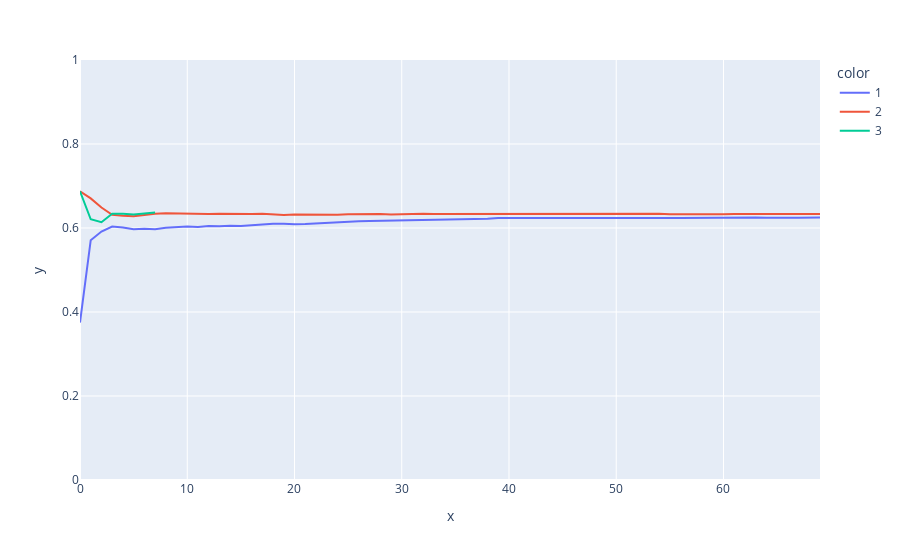

The cell this chart's notebook holds for it:
### Code cell
get_figure(
    data,
    'accuracy',
    'train'
)

### Figure 1 — Plotly figure (JSON) as saved in the notebook; plotly's stock layout.template omitted (floating-point values rounded to 4 significant figures)
{"data": [{"hovertemplate": "color=1<br>x=%{x}<br>y=%{y}<extra></extra>", "legendgroup": "1", "line": {"color": "#636efa", "dash": "solid"}, "marker": {"symbol": "circle"}, "mode": "lines", "name": "1", "orientation": "v", "showlegend": true, "type": "scatter", "x": [0, 1, 2, 3, 4, 5, 6, 7, 8, 9, 10, 11, 12, 13, 14, 15, 16, 17, 18, 19, 20, 21, 22, 23, 24, 25, 26, 27, 28, 29, 30, 31, 32, 33, 34, 35, 36, 37, 38, 39, 40, 41, 42, 43, 44, 45, 46, 47, 48, 49, 50, 51, 52, 53, 54, 55, 56, 57, 58, 59, 60, 61, 62, 63, 64, 65, 66, 67, 68, 69, 69], "xaxis": "x", "y": [0.375, 0.571, 0.5915, 0.6033, 0.6014, 0.5968, 0.5984, 0.5973, 0.6003, 0.6023, 0.6035, 0.6023, 0.6046, 0.6042, 0.6055, 0.6048, 0.6072, 0.6086, 0.6104, 0.6102, 0.609, 0.6097, 0.6109, 0.6134, 0.6146, 0.6146, 0.616, 0.6165, 0.6169, 0.6169, 0.6174, 0.618, 0.6191, 0.6196, 0.6198, 0.62, 0.621, 0.6215, 0.6219, 0.6235, 0.6234, 0.6231, 0.6236, 0.6245, 0.6244, 0.6242, 0.6241, 0.6242, 0.624, 0.6239, 0.6239, 0.6233, 0.6237, 0.6234, 0.6234, 0.6237, 0.6239, 0.6242, 0.6247, 0.6249, 0.6249, 0.625, 0.625, 0.6252, 0.6246, 0.6239, 0.6244, 0.6245, 0.6248, 0.625, 0.6244], "yaxis": "y"}, {"hovertemplate": "color=2<br>x=%{x}<br>y=%{y}<extra></extra>", "legendgroup": "2", "line": {"color": "#EF553B", "dash": "solid"}, "marker": {"symbol": "circle"}, "mode": "lines", "name": "2", "orientation": "v", "showlegend": true, "type": "scatter", "x": [0, 1, 2, 3, 4, 5, 6, 7, 8, 9, 10, 11, 12, 13, 14, 15, 16, 17, 18, 19, 20, 21, 22, 23, 24, 25, 26, 27, 28, 29, 30, 31, 32, 33, 34, 35, 36, 37, 38, 39, 40, 41, 42, 43, 44, 45, 46, 47, 48, 49, 50, 51, 52, 53, 54, 55, 56, 57, 58, 59, 60, 61, 62, 63, 64, 65, 66, 67, 68, 69, 69], "xaxis": "x", "y": [0.6875, 0.6705, 0.6488, 0.6316, 0.6292, 0.6281, 0.6309, 0.634, 0.6352, 0.6346, 0.6357, 0.6346, 0.6335, 0.6341, 0.6335, 0.6326, 0.6333, 0.6338, 0.6329, 0.6312, 0.6322, 0.6319, 0.6324, 0.6323, 0.6313, 0.633, 0.6334, 0.6321, 0.6331, 0.6323, 0.6333, 0.6342, 0.6339, 0.6334, 0.6334, 0.6345, 0.6345, 0.6347, 0.6341, 0.634, 0.634, 0.6333, 0.6339, 0.6339, 0.6339, 0.6339, 0.6334, 0.6337, 0.6335, 0.6334, 0.6336, 0.6342, 0.6335, 0.6337, 0.6339, 0.6329, 0.6326, 0.6325, 0.6326, 0.633, 0.633, 0.6331, 0.6332, 0.6335, 0.633, 0.6328, 0.6325, 0.6324, 0.6327, 0.6331, 0.6328], "yaxis": "y"}, {"hovertemplate": "color=3<br>x=%{x}<br>y=%{y}<extra></extra>", "legendgroup": "3", "line": {"color": "#00cc96", "dash": "solid"}, "marker": {"symbol": "circle"}, "mode": "lines", "name": "3", "orientation": "v", "showlegend": true, "type": "scatter", "x": [0, 1, 2, 3, 4, 5, 6, 7], "xaxis": "x", "y": [0.6875, 0.6207, 0.6138, 0.6341, 0.6338, 0.632, 0.6347, 0.6371], "yaxis": "y"}], "layout": {"autosize": true, "legend": {"title": {"text": "color"}, "tracegroupgap": 0}, "margin": {"t": 60}, "xaxis": {"anchor": "y", "autorange": true, "domain": [0, 1], "range": [0, 69], "title": {"text": "x"}, "type": "linear"}, "yaxis": {"anchor": "x", "domain": [0, 1], "range": [0, 1], "title": {"text": "y"}, "type": "linear"}}}
